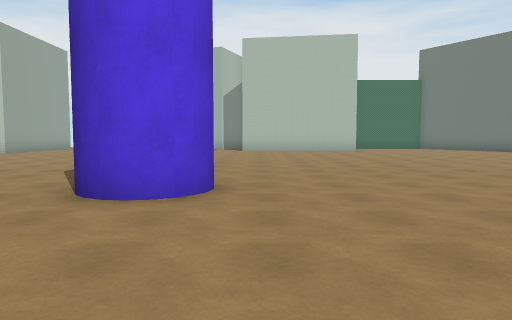
[1] (above)

24 first-person views from a walk through a 3-D level made in the Unity game engine. The camera is 1.4 m above the floor, tilts 4° down and sees 70° across. The floor is counted in squares, 2 m on a side. Each view is taken from the middle of a square. On the plan, view 1 faces up. The plan holds only what a view shows up to about 11 squares ahead; the rest is blank. The place goes on beyond the plan. The player is left out.

[2]
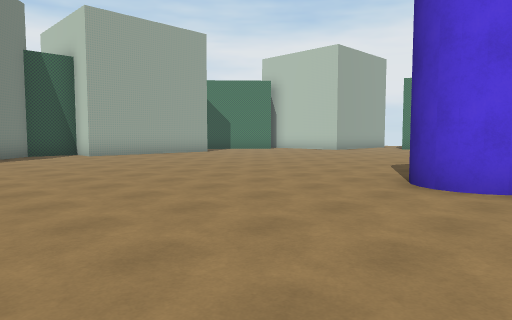

[3]
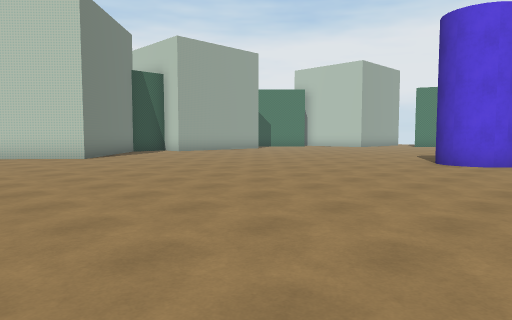

[4]
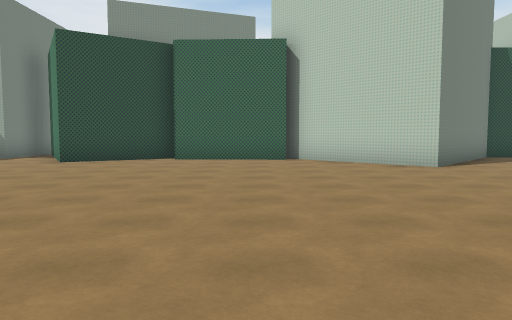

[5]
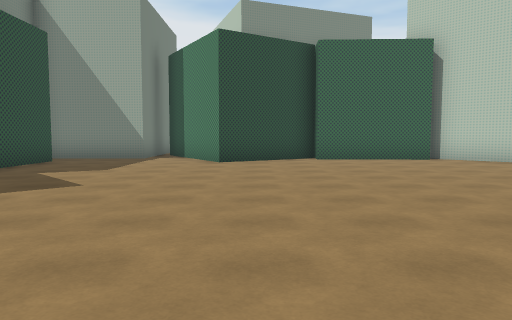

[6]
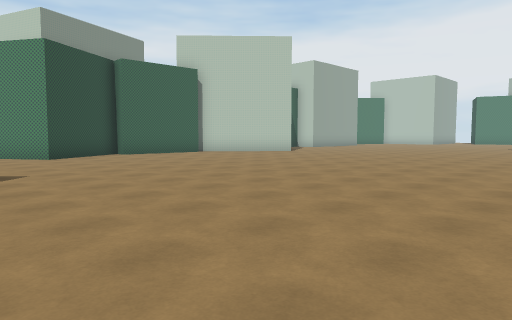

[7]
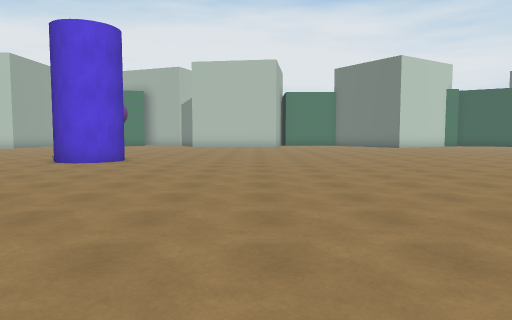

[8]
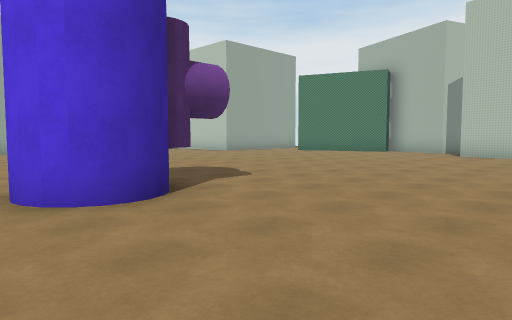

[9]
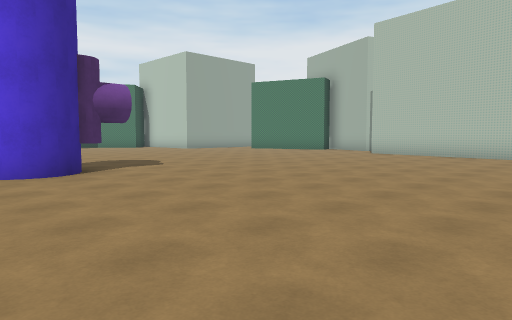

[10]
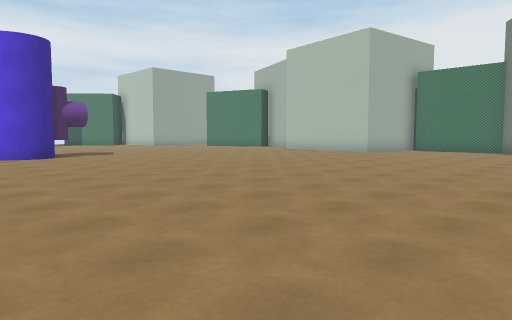

[11]
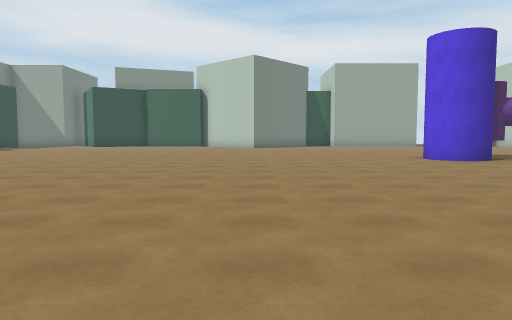

[12]
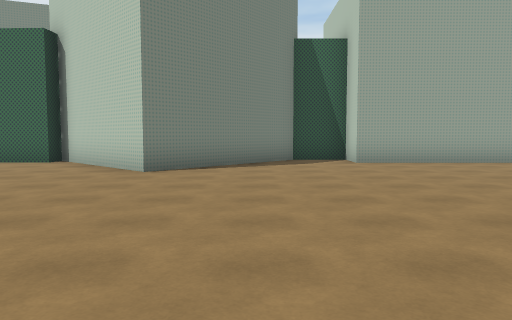

[13]
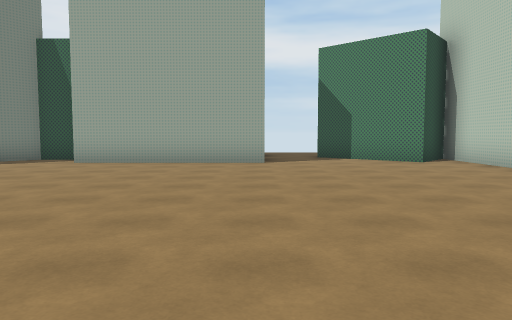

[14]
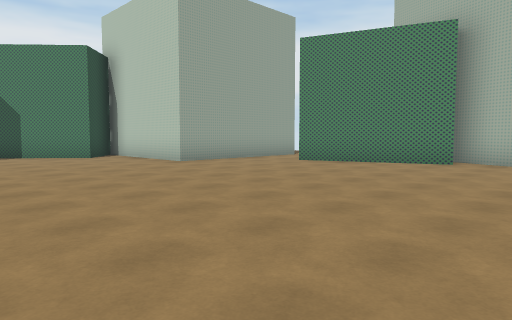

[15]
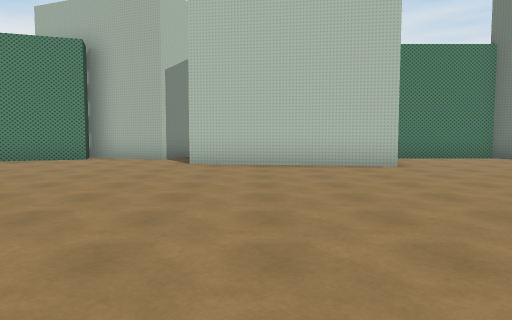

[16]
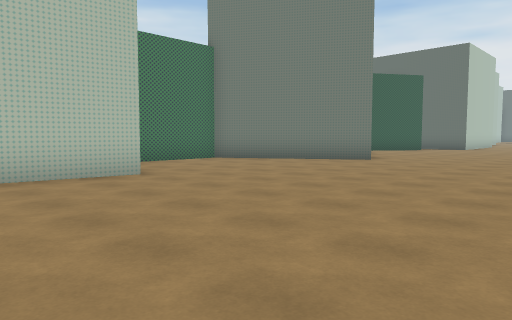

[17]
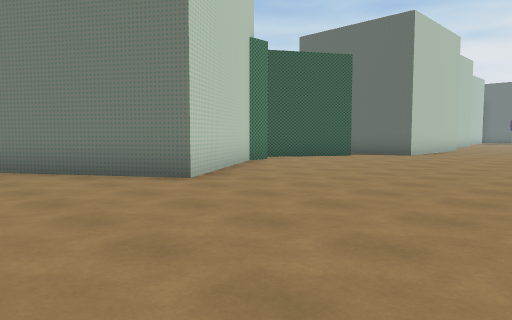

[18]
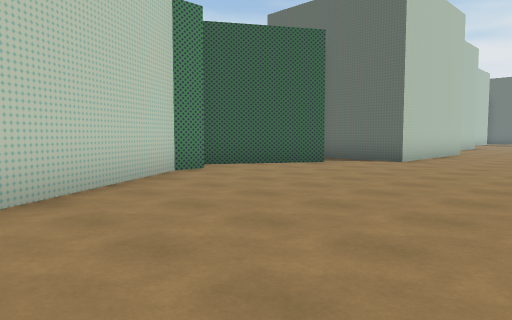

[19]
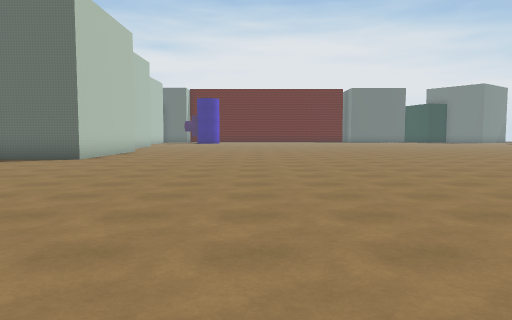

[20]
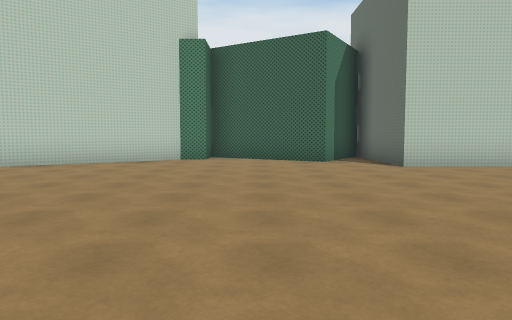

[21]
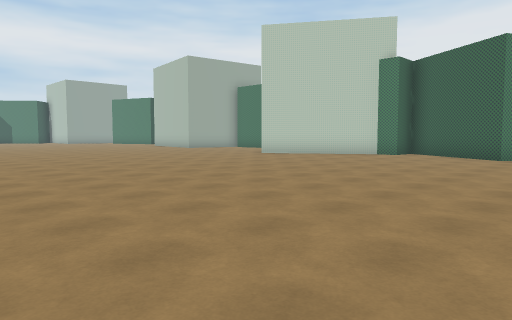

[22]
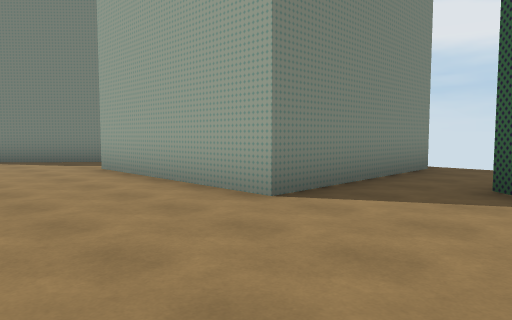

[23]
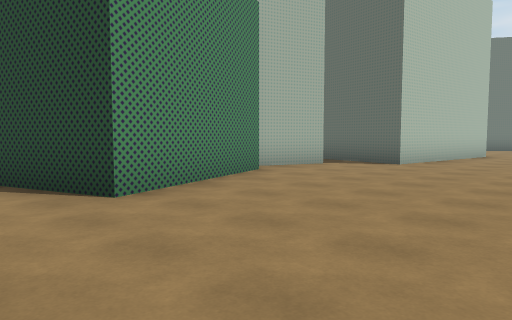

[24]
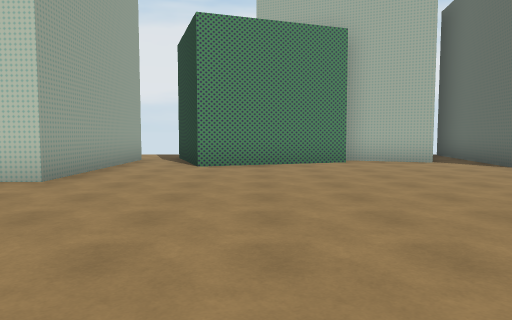

### Floor plan
Points are (right, up) in squares from view 1. A wall is a line through its corners. A room is listed if a view was taken in it or the views show most of it. See-through windows are left out.
Room 1 (views 1, 2, 3, 4, 5, 6, 7, 8, 9, 10, 11, 12, 13, 14, 15, 16, 17, 18, 19, 20, 21, 22, 23, 24)
walls: (-0.6, 4.3) (-1, 3.9) (-1.5, 3.8); (4.2, 15) (-0.6, 15.7) (-0.1, 18.6); (-1.2, 18) (-1.6, 17.1) (-4, 18.1) (-3.7, 17.2) (-7.3, 15.9) (-8.2, 18.6); (-12.3, -7.3) (-12.8, -7.2) (-11.2, -9.9) (-13, -11.1); (-13.5, 8.2) (-12, 8.2) (-12, 3.5) (-13.1, 3.5) (-13.1, 2) (-9.8, -1.1) (-12.7, -4.1) (-12, -4.2) (-12, -7.4); (14.6, 16.9) (14.6, 16.1) (13.9, 16.1) (10.4, 13.9) (7.9, 17.7) (5.1, 17.7); (20.5, 13.9) (19.2, 13.9) (19.2, 17.1); (-13.1, -12.2) (-12.6, -12.2) (-12.6, -14.5); (-9.2, 18.1) (-9.2, 13.4) (-13.4, 13.4) (-12.2, 12.2) (-14.3, 9.9); (18.9, 17.1) (17.8, 15.3) (15, 17.1)
ways out: opening at (-14, 9)
objects: purple cylinder (-1, 6)

Where each view was taken, in squares from view 1:
view 1: 0 up, 0 right, facing up
view 2: 1 down, 0 right, facing up-left
view 3: 5 down, 1 right, facing up-left
view 4: 5 down, 2 left, facing left
view 5: 9 down, 2 left, facing left
view 6: 13 down, 0 right, facing up-left
view 7: 5 down, 3 right, facing up
view 8: 3 up, 3 right, facing up-left
view 9: 3 up, 6 right, facing up-left
view 10: 2 up, 11 right, facing up-left
view 11: 1 down, 9 right, facing left
view 12: 1 up, 3 left, facing left
view 13: 8 up, 3 left, facing left
view 14: 8 up, 1 left, facing up-left
view 15: 7 up, 1 right, facing up
view 16: 9 up, 1 right, facing up-right
view 17: 9 up, 7 right, facing up-right
view 18: 10 up, 10 right, facing up-right
view 19: 9 up, 9 right, facing right
view 20: 6 up, 16 right, facing up
view 21: 4 up, 20 right, facing up-left
view 22: 11 up, 9 left, facing down-left
view 23: 12 up, 9 left, facing up-right
view 24: 8 up, 6 left, facing up
